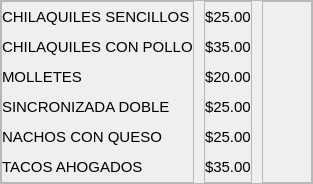
                     <widget class="QFrame" name="frame_18">
                      <property name="frameShape">
                       <enum>QFrame::StyledPanel</enum>
                      </property>
                      <property name="frameShadow">
                       <enum>QFrame::Raised</enum>
                      </property>
                      <layout class="QHBoxLayout" name="horizontalLayout_11">
                       <property name="spacing">
                        <number>10</number>
                       </property>
                       <property name="leftMargin">
                        <number>0</number>
                       </property>
                       <property name="topMargin">
                        <number>0</number>
                       </property>
                       <property name="rightMargin">
                        <number>0</number>
                       </property>
                       <property name="bottomMargin">
                        <number>0</number>
                       </property>
                       <item>
                        <widget class="QFrame" name="frame_22">
                         <property name="frameShape">
                          <enum>QFrame::StyledPanel</enum>
                         </property>
                         <property name="frameShadow">
                          <enum>QFrame::Raised</enum>
                         </property>
                         <layout class="QVBoxLayout" name="verticalLayout_5">
                          <property name="spacing">
                           <number>0</number>
                          </property>
                          <property name="leftMargin">
                           <number>0</number>
                          </property>
                          <property name="topMargin">
                           <number>0</number>
                          </property>
                          <property name="rightMargin">
                           <number>0</number>
                          </property>
                          <property name="bottomMargin">
                           <number>0</number>
                          </property>
                          <item>
                           <widget class="QLabel" name="label_40">
                            <property name="minimumSize">
                             <size>
                              <width>0</width>
                              <height>30</height>
                             </size>
                            </property>
                            <property name="maximumSize">
                             <size>
                              <width>16777215</width>
                              <height>30</height>
                             </size>
                            </property>
                            <property name="font">
                             <font>
                              <pointsize>11</pointsize>
                             </font>
                            </property>
                            <property name="text">
                             <string>CHILAQUILES SENCILLOS</string>
                            </property>
                           </widget>
                          </item>
                          <item>
                           <widget class="QLabel" name="label_41">
                            <property name="minimumSize">
                             <size>
                              <width>0</width>
                              <height>30</height>
                             </size>
                            </property>
                            <property name="maximumSize">
                             <size>
                              <width>16777215</width>
                              <height>30</height>
                             </size>
                            </property>
                            <property name="font">
                             <font>
                              <pointsize>11</pointsize>
                             </font>
                            </property>
                            <property name="text">
                             <string>CHILAQUILES CON POLLO</string>
                            </property>
                           </widget>
                          </item>
                          <item>
                           <widget class="QLabel" name="label_42">
                            <property name="minimumSize">
                             <size>
                              <width>0</width>
                              <height>30</height>
                             </size>
                            </property>
                            <property name="maximumSize">
                             <size>
                              <width>16777215</width>
                              <height>30</height>
                             </size>
                            </property>
                            <property name="font">
                             <font>
                              <pointsize>11</pointsize>
                             </font>
                            </property>
                            <property name="text">
                             <string>MOLLETES</string>
                            </property>
                           </widget>
                          </item>
                          <item>
                           <widget class="QLabel" name="label_43">
                            <property name="minimumSize">
                             <size>
                              <width>0</width>
                              <height>30</height>
                             </size>
                            </property>
                            <property name="maximumSize">
                             <size>
                              <width>16777215</width>
                              <height>30</height>
                             </size>
                            </property>
                            <property name="font">
                             <font>
                              <pointsize>11</pointsize>
                             </font>
                            </property>
                            <property name="text">
                             <string>SINCRONIZADA DOBLE</string>
                            </property>
                           </widget>
                          </item>
                          <item>
                           <widget class="QLabel" name="label_44">
                            <property name="minimumSize">
                             <size>
                              <width>0</width>
                              <height>30</height>
                             </size>
                            </property>
                            <property name="maximumSize">
                             <size>
                              <width>16777215</width>
                              <height>30</height>
                             </size>
                            </property>
                            <property name="font">
                             <font>
                              <pointsize>11</pointsize>
                             </font>
                            </property>
                            <property name="text">
                             <string>NACHOS CON QUESO</string>
                            </property>
                           </widget>
                          </item>
                          <item>
                           <widget class="QLabel" name="label_45">
                            <property name="minimumSize">
                             <size>
                              <width>0</width>
                              <height>30</height>
                             </size>
                            </property>
                            <property name="maximumSize">
                             <size>
                              <width>16777215</width>
                              <height>30</height>
                             </size>
                            </property>
                            <property name="font">
                             <font>
                              <pointsize>11</pointsize>
                             </font>
                            </property>
                            <property name="text">
                             <string>TACOS AHOGADOS</string>
                            </property>
                           </widget>
                          </item>
                         </layout>
                        </widget>
                       </item>
                       <item>
                        <widget class="QFrame" name="frame_23">
                         <property name="frameShape">
                          <enum>QFrame::StyledPanel</enum>
                         </property>
                         <property name="frameShadow">
                          <enum>QFrame::Raised</enum>
                         </property>
                         <layout class="QVBoxLayout" name="verticalLayout_17">
                          <property name="spacing">
                           <number>0</number>
                          </property>
                          <property name="leftMargin">
                           <number>0</number>
                          </property>
                          <property name="topMargin">
                           <number>0</number>
                          </property>
                          <property name="rightMargin">
                           <number>0</number>
                          </property>
                          <property name="bottomMargin">
                           <number>0</number>
                          </property>
                          <item>
                           <widget class="QLabel" name="label_46">
                            <property name="minimumSize">
                             <size>
                              <width>0</width>
                              <height>30</height>
                             </size>
                            </property>
                            <property name="maximumSize">
                             <size>
                              <width>16777215</width>
                              <height>30</height>
                             </size>
                            </property>
                            <property name="font">
                             <font>
                              <pointsize>11</pointsize>
                             </font>
                            </property>
                            <property name="text">
                             <string>$25.00</string>
                            </property>
                           </widget>
                          </item>
                          <item>
                           <widget class="QLabel" name="label_47">
                            <property name="minimumSize">
                             <size>
                              <width>0</width>
                              <height>30</height>
                             </size>
                            </property>
                            <property name="maximumSize">
                             <size>
                              <width>16777215</width>
                              <height>30</height>
                             </size>
                            </property>
                            <property name="font">
                             <font>
                              <pointsize>11</pointsize>
                             </font>
                            </property>
                            <property name="text">
                             <string>$35.00</string>
                            </property>
                           </widget>
                          </item>
                          <item>
                           <widget class="QLabel" name="label_48">
                            <property name="minimumSize">
                             <size>
                              <width>0</width>
                              <height>30</height>
                             </size>
                            </property>
                            <property name="maximumSize">
                             <size>
                              <width>16777215</width>
                              <height>30</height>
                             </size>
                            </property>
                            <property name="font">
                             <font>
                              <pointsize>11</pointsize>
                             </font>
                            </property>
                            <property name="text">
                             <string>$20.00</string>
                            </property>
                           </widget>
                          </item>
                          <item>
                           <widget class="QLabel" name="label_49">
                            <property name="minimumSize">
                             <size>
                              <width>0</width>
                              <height>30</height>
                             </size>
                            </property>
                            <property name="maximumSize">
                             <size>
                              <width>16777215</width>
                              <height>30</height>
                             </size>
                            </property>
                            <property name="font">
                             <font>
                              <pointsize>11</pointsize>
                             </font>
                            </property>
                            <property name="text">
                             <string>$25.00</string>
                            </property>
                           </widget>
                          </item>
                          <item>
                           <widget class="QLabel" name="label_50">
                            <property name="minimumSize">
                             <size>
                              <width>0</width>
                              <height>30</height>
                             </size>
                            </property>
                            <property name="maximumSize">
                             <size>
                              <width>16777215</width>
                              <height>30</height>
                             </size>
                            </property>
                            <property name="font">
                             <font>
                              <pointsize>11</pointsize>
                             </font>
                            </property>
                            <property name="text">
                             <string>$25.00</string>
                            </property>
                           </widget>
                          </item>
                          <item>
                           <widget class="QLabel" name="label_51">
                            <property name="minimumSize">
                             <size>
                              <width>0</width>
                              <height>30</height>
                             </size>
                            </property>
                            <property name="maximumSize">
                             <size>
                              <width>16777215</width>
                              <height>30</height>
                             </size>
                            </property>
                            <property name="font">
                             <font>
                              <pointsize>11</pointsize>
                             </font>
                            </property>
                            <property name="text">
                             <string>$35.00</string>
                            </property>
                           </widget>
                          </item>
                         </layout>
                        </widget>
                       </item>
                       <item>
                        <widget class="QFrame" name="frame_24">
                         <property name="minimumSize">
                          <size>
                           <width>50</width>
                           <height>0</height>
                          </size>
                         </property>
                         <property name="maximumSize">
                          <size>
                           <width>50</width>
                           <height>16777215</height>
                          </size>
                         </property>
                         <property name="styleSheet">
                          <string notr="true">QPushButton{
border: transparent;
}

QPushButton:hover{
border-radius:15px;
border: rgb(183, 170, 135);
background-color: rgba(183, 170, 135, 90);
}</string>
                         </property>
                         <property name="frameShape">
                          <enum>QFrame::StyledPanel</enum>
                         </property>
                         <property name="frameShadow">
                          <enum>QFrame::Raised</enum>
                         </property>
                         <layout class="QVBoxLayout" name="verticalLayout_18">
                          <property name="spacing">
                           <number>0</number>
                          </property>
                          <property name="leftMargin">
                           <number>0</number>
                          </property>
                          <property name="topMargin">
                           <number>0</number>
                          </property>
                          <property name="rightMargin">
                           <number>0</number>
                          </property>
                          <property name="bottomMargin">
                           <number>0</number>
                          </property>
                          <item>
                           <widget class="QPushButton" name="pushButton_28">
                            <property name="minimumSize">
                             <size>
                              <width>30</width>
                              <height>30</height>
                             </size>
                            </property>
                            <property name="maximumSize">
                             <size>
                              <width>30</width>
                              <height>30</height>
                             </size>
                            </property>
                            <property name="text">
                             <string/>
                            </property>
                            <property name="icon">
                             <iconset>
                              <normaloff>iconos/add_shopping_cart.png</normaloff>iconos/add_shopping_cart.png</iconset>
                            </property>
                            <property name="iconSize">
                             <size>
                              <width>20</width>
                              <height>20</height>
                             </size>
                            </property>
                           </widget>
                          </item>
                          <item>
                           <widget class="QPushButton" name="pushButton_29">
                            <property name="minimumSize">
                             <size>
                              <width>30</width>
                              <height>30</height>
                             </size>
                            </property>
                            <property name="maximumSize">
                             <size>
                              <width>30</width>
                              <height>30</height>
                             </size>
                            </property>
                            <property name="text">
                             <string/>
                            </property>
                            <property name="icon">
                             <iconset>
                              <normaloff>iconos/add_shopping_cart.png</normaloff>iconos/add_shopping_cart.png</iconset>
                            </property>
                            <property name="iconSize">
                             <size>
                              <width>20</width>
                              <height>20</height>
                             </size>
                            </property>
                           </widget>
                          </item>
                          <item>
                           <widget class="QPushButton" name="pushButton_30">
                            <property name="minimumSize">
                             <size>
                              <width>30</width>
                              <height>30</height>
                             </size>
                            </property>
                            <property name="maximumSize">
                             <size>
                              <width>30</width>
                              <height>30</height>
                             </size>
                            </property>
                            <property name="text">
                             <string/>
                            </property>
                            <property name="icon">
                             <iconset>
                              <normaloff>iconos/add_shopping_cart.png</normaloff>iconos/add_shopping_cart.png</iconset>
                            </property>
                            <property name="iconSize">
                             <size>
                              <width>20</width>
                              <height>20</height>
                             </size>
                            </property>
                           </widget>
                          </item>
                          <item>
                           <widget class="QPushButton" name="pushButton_31">
                            <property name="minimumSize">
                             <size>
                              <width>30</width>
                              <height>30</height>
                             </size>
                            </property>
                            <property name="maximumSize">
                             <size>
                              <width>30</width>
                              <height>30</height>
                             </size>
                            </property>
                            <property name="text">
                             <string/>
                            </property>
                            <property name="icon">
                             <iconset>
                              <normaloff>iconos/add_shopping_cart.png</normaloff>iconos/add_shopping_cart.png</iconset>
                            </property>
                            <property name="iconSize">
                             <size>
                              <width>20</width>
                              <height>20</height>
                             </size>
                            </property>
                           </widget>
                          </item>
                          <item>
                           <widget class="QPushButton" name="pushButton_32">
                            <property name="minimumSize">
                             <size>
                              <width>30</width>
                              <height>30</height>
                             </size>
                            </property>
                            <property name="maximumSize">
                             <size>
                              <width>30</width>
                              <height>30</height>
                             </size>
                            </property>
                            <property name="text">
                             <string/>
                            </property>
                            <property name="icon">
                             <iconset>
                              <normaloff>iconos/add_shopping_cart.png</normaloff>iconos/add_shopping_cart.png</iconset>
                            </property>
                            <property name="iconSize">
                             <size>
                              <width>20</width>
                              <height>20</height>
                             </size>
                            </property>
                           </widget>
                          </item>
                          <item>
                           <widget class="QPushButton" name="pushButton_33">
                            <property name="minimumSize">
                             <size>
                              <width>30</width>
                              <height>30</height>
                             </size>
                            </property>
                            <property name="maximumSize">
                             <size>
                              <width>30</width>
                              <height>30</height>
                             </size>
                            </property>
                            <property name="text">
                             <string/>
                            </property>
                            <property name="icon">
                             <iconset>
                              <normaloff>iconos/add_shopping_cart.png</normaloff>iconos/add_shopping_cart.png</iconset>
                            </property>
                            <property name="iconSize">
                             <size>
                              <width>20</width>
                              <height>20</height>
                             </size>
                            </property>
                           </widget>
                          </item>
                         </layout>
                        </widget>
                       </item>
                      </layout>
                     </widget>
